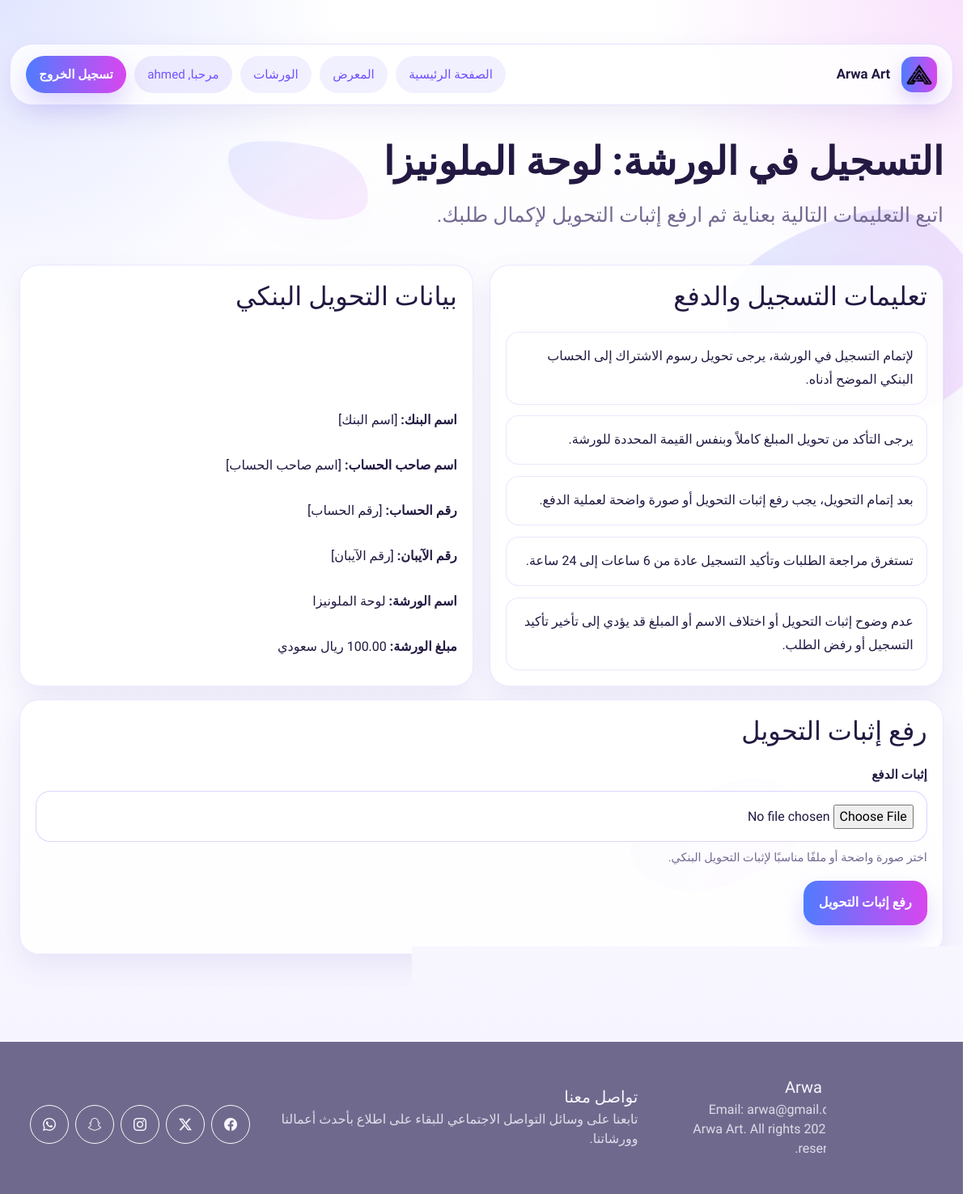
The page /workshop/register/2/ (signed in) on the database as committed earlier.
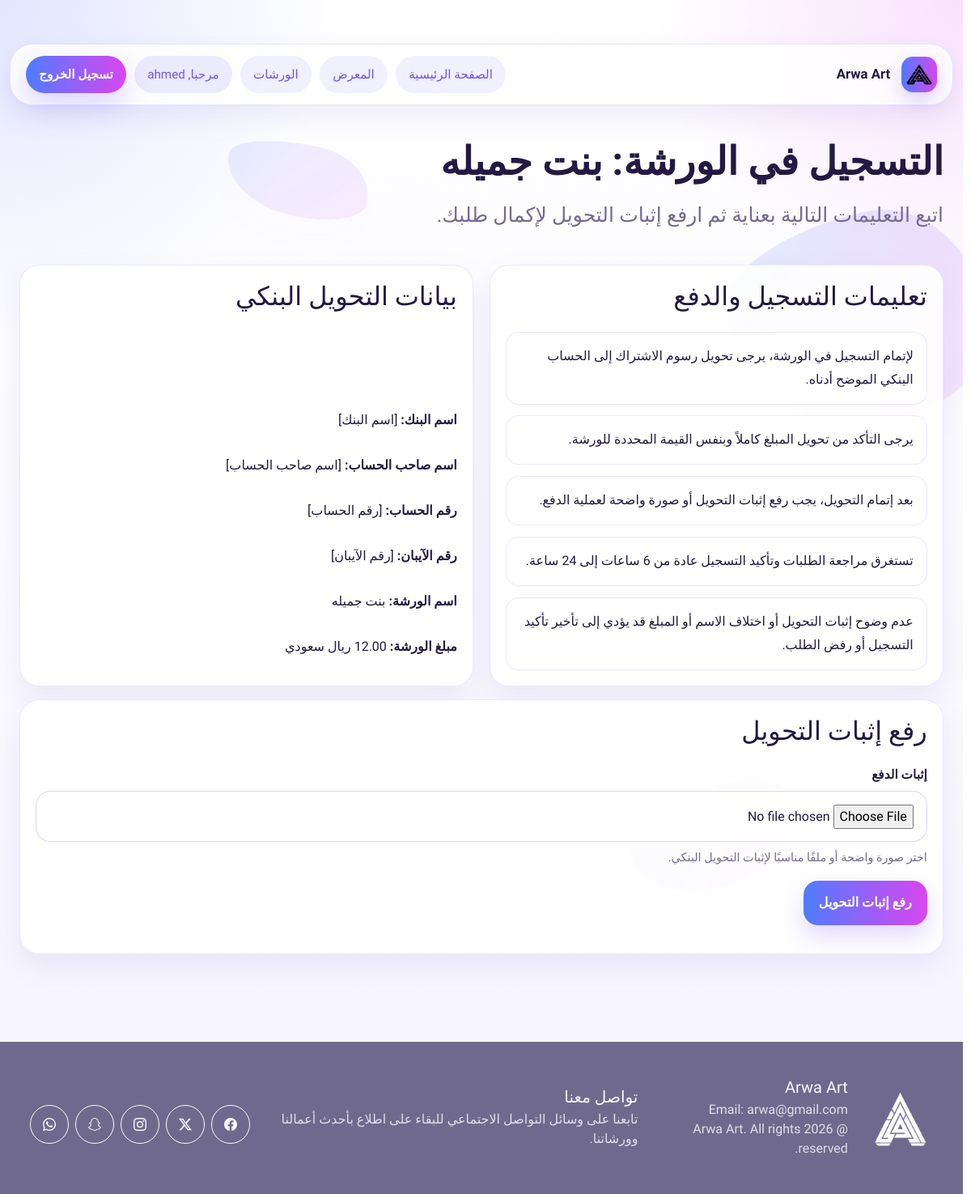
The same page on the database as committed later.
### workshop/models.py (models this page shows, shortened)
class Workshop(models.Model):
    STATUS_CHOICES = [
        ("open", "متاح للتسجيل"),
        ("closed", "مغلقة"),
        ("ended", "منتهية"),
        ("cancelled", "ملغية"),
    ]
    user = models.ForeignKey(
        settings.AUTH_USER_MODEL,
        on_delete=models.CASCADE,
        related_name="workshops"
    )
    title = models.CharField(max_length=200)
    image = models.ImageField(upload_to="workshops/")
    description = models.TextField()
    start_date = models.DateTimeField()
    end_date = models.DateTimeField(blank=True, null=True)
    deadline = models.DateTimeField()
    cost = models.DecimalField(max_digits=8, decimal_places=2)
    seats = models.PositiveIntegerField(blank=True, null=True)
    sessions = models.PositiveIntegerField()
    zoom_link = models.URLField(blank=True, null=True)
    status = models.CharField(max_length=20, choices=STATUS_CHOICES, default="open")
    created_at = models.DateTimeField(auto_now_add=True)

### workshop/views.py (the view, shortened to what this page needs)
# urls.py: path("register/<int:workshop_id>/", views.register_workshop, name="register_workshop"),
@login_required
def register_workshop(request, workshop_id):
    workshop = get_object_or_404(Workshop, id=workshop_id)
    return render(request, "workshop/register_workshop.html", {
        "workshop": workshop,
        "form": RegistrationForm()
        })

### workshop/forms.py
class RegistrationForm(forms.ModelForm):
    class Meta:
        model = Registration
        fields = ["payment_proof"]
        labels = {"payment_proof": "إثبات الدفع"}

### workshop/templates/workshop/register_workshop.html (shortened to what this page needs)
{% extends "accounts/layout.html" %}
{% block body %}
    <section class="stack">
        <div>
            <h1 class="page-title">التسجيل في الورشة: {{ workshop.title }}</h1>
            <p class="page-subtitle">اتبع التعليمات التالية بعناية ثم ارفع إثبات التحويل لإكمال طلبك.</p>
        </div>
        <div class="card-grid">
            <section class="content-card stack">
                <h2>تعليمات التسجيل والدفع</h2>
                <ul class="list-clean">
                    <li>لإتمام التسجيل في الورشة، يرجى تحويل رسوم الاشتراك إلى الحساب البنكي الموضح أدناه.</li>
                    <li>يرجى التأكد من تحويل المبلغ كاملاً وبنفس القيمة المحددة للورشة.</li>
                    <li>بعد إتمام التحويل، يجب رفع إثبات التحويل أو صورة واضحة لعملية الدفع.</li>
                    <li>تستغرق مراجعة الطلبات وتأكيد التسجيل عادة من 6 ساعات إلى 24 ساعة.</li>
                    <li>عدم وضوح إثبات التحويل أو اختلاف الاسم أو المبلغ قد يؤدي إلى تأخير تأكيد التسجيل أو رفض الطلب.</li>
                </ul>
            </section>
            <section class="content-card stack">
                <h2>بيانات التحويل البنكي</h2>
                <div class="detail-list">
                    <p><strong>اسم البنك:</strong> [اسم البنك]</p>
                    <p><strong>اسم صاحب الحساب:</strong> [اسم صاحب الحساب]</p>
                    <p><strong>رقم الحساب:</strong> [رقم الحساب]</p>
                    <p><strong>رقم الآيبان:</strong> [رقم الآيبان]</p>
                    <p><strong>اسم الورشة:</strong> {{ workshop.title }}</p>
                    <p><strong>مبلغ الورشة:</strong> {{ workshop.cost }} ريال سعودي</p>
                </div>
            </section>
        </div>
        <section class="content-card stack">
            <h2>رفع إثبات التحويل</h2>
            <form method="post" action="{% url 'register_workshop' workshop.id %}" enctype="multipart/form-data">
                <div class="form-grid">
                    <div class="form-field form-field--full">
                        <label for="{{ form.payment_proof.id_for_label }}">{{ form.payment_proof.label }}</label>
                        {{ form.payment_proof }}
                        <p class="field-help">اختر صورة واضحة أو ملفًا مناسبًا لإثبات التحويل البنكي.</p>
                    </div>
                </div>
                <button type="submit">رفع إثبات التحويل</button>
            </form>
        </section>
    </section>
{% endblock %}

Rows that differ between the two databases and show on the page:
changed Workshop: title "لوحة الملونيزا" → "بنت جميله"
